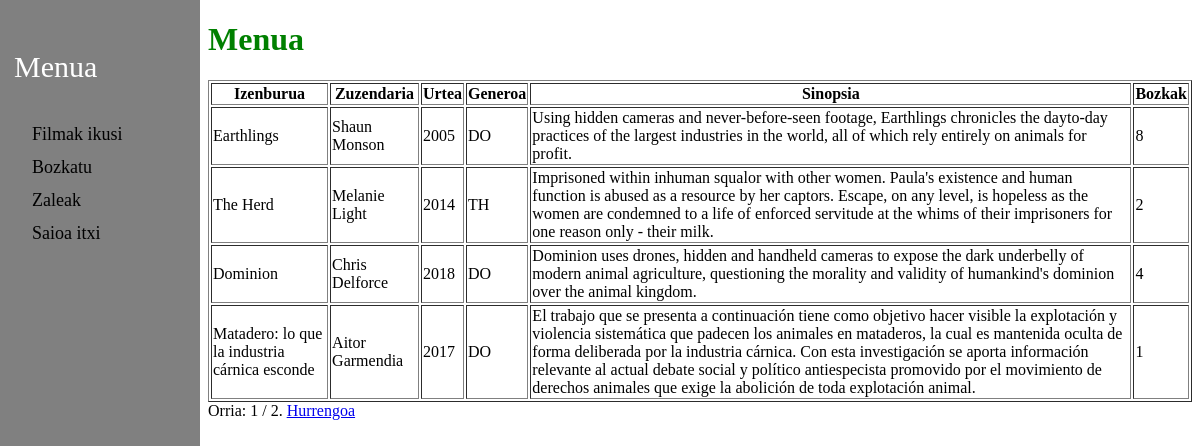
The page /filmak/filmakikusi/ (signed in) on the database its author committed.
### filmak/models.py (models this page shows, shortened)
class Filma(models.Model):
	izenburua = models.CharField(max_length=60)
	zuzendaria = models.CharField(max_length=60)
	urtea = models.IntegerField(max_length=11)
	generoa = models.CharField(max_length=2)
	sinopsia = models.CharField(max_length=700)
	bozkak = models.IntegerField(max_length=11)

### filmak/views.py (the view)
# urls.py: path('filmakikusi/', views.filmakikusi, name='filmakikusi'),
@login_required(login_url='../../filmak/login')
def filmakikusi(request):
    filmak = Filma.objects.all()
    paginator = Paginator(filmak, 4) # Show 4 films per page
    page = request.GET.get('page')
    try:
        filmak_orrian = paginator.page(page)
    except PageNotAnInteger:
        filmak_orrian = paginator.page(1)
    except EmptyPage:
        filmak_orrian = paginator.page(paginator.num_pages)
    return render(request, 'filmak/filmakikusi.html', {'filmak': filmak_orrian})

### filmak/templates/filmak/filmakikusi.html (shortened to what this page needs)
<!DOCTYPE html>
<html lang="en" xmlns="http://www.w3.org/1999/xhtml">
<head>
    {% load static %}
    <link rel="stylesheet" type="text/css" href="{% static 'style.css' %}">
</head>
<body>
<div class="menu">
    <p>Menua</p>
    <a href="/filmak/filmakikusi">Filmak ikusi</a>
    <a href="/filmak/filmakbozkatu">Bozkatu</a>
    <a href="/filmak/filmakzaleak">Zaleak</a>
    <a href="/filmak/logout">Saioa itxi</a>
</div>
<div id="main">
    <h1 style="color: green">Menua</h1>
    <table border="1">
        <tr><th>Izenburua</th><th>Zuzendaria</th><th>Urtea</th><th>Generoa</th><th>Sinopsia</th><th>Bozkak</th></tr>
         {% for filma in filmak %}
            <tr><td>{{filma.izenburua}}</td><td>{{filma.zuzendaria}}</td><td>{{filma.urtea}}</td><td>{{filma.generoa}}</td><td>{{filma.sinopsia}}</td><td>{{filma.bozkak}}</td></tr>
         {% endfor %}
    </table>
    <div class="pagination">
         <span class="step-links">
         <span class="current">
         Orria: {{ filmak.number }} / {{ filmak.paginator.num_pages }}.
         </span>
         {% if filmak.has_next %}
         <a href="?page={{ filmak.next_page_number }}">Hurrengoa</a>
         {% endif %}
         </span>
    </div>
</div>
</body>
</html>

### filmak/static/style.css (style rules this page uses)
.menu { height: 100%; width: 200px; position: fixed; z-index: 1; top: 0; left: 0; background-color: gray; overflow-x: hidden; padding-top: 20px; }
.menu a { padding: 6px 6px 6px 32px; text-decoration: none; font-size: 18px; color: black; display: block; }
#main { margin-left: 200px; }
p { padding: 0px 14px 4px; color: white; font-size: 30px; }

### rows shown on the page
Filma: izenburua "Earthlings", zuzendaria "Shaun Monson", urtea "2005", generoa "DO", sinopsia "Using hidden cameras and never-before-seen footage, Earthlings chronicles the dayto-day practices of the largest industries in the world, all of which rely entirely on animals for profit.", bozkak "8"
Filma: izenburua "The Herd", zuzendaria "Melanie Light", urtea "2014", generoa "TH", sinopsia "Imprisoned within inhuman squalor with other women. Paula's existence and human function is abused as a resource by her captors. Escape, on any level, is hopeless as the women are condemned to a life of enforced servitude at the whims of their imprisoners for one reason only - their milk.", bozkak "2"
Filma: izenburua "Dominion", zuzendaria "Chris Delforce", urtea "2018", generoa "DO", sinopsia "Dominion uses drones, hidden and handheld cameras to expose the dark underbelly of modern animal agriculture, questioning the morality and validity of humankind's dominion over the animal kingdom.", bozkak "4"
Filma: izenburua "Matadero: lo que la industria cárnica esconde", zuzendaria "Aitor Garmendia", urtea "2017", generoa "DO", sinopsia "El trabajo que se presenta a continuación tiene como objetivo hacer visible la explotación y violencia sistemática que padecen los animales en mataderos, la cual es mantenida oculta de forma deliberada por la industria cárnica. Con esta investigación se aporta información relevante al actual debate social y político antiespecista promovido por el movimiento de derechos animales que exige la abolición de toda explotación animal.", bozkak "1"

### other values the page prints
{{ filmak.number }} "1"
{{ filmak.paginator.num_pages }} "2"
